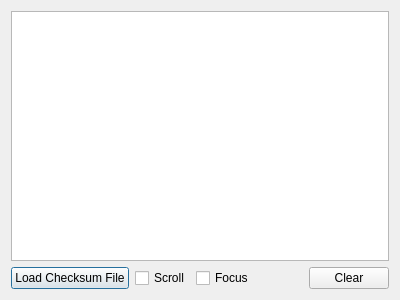
<?xml version="1.0" encoding="UTF-8"?>
<ui version="4.0">
 <class>Checksumview</class>
 <widget class="QDialog" name="Checksumview">
  <property name="geometry">
   <rect>
    <x>0</x>
    <y>0</y>
    <width>400</width>
    <height>300</height>
   </rect>
  </property>
  <property name="windowTitle">
   <string>Checksum Checker</string>
  </property>
  <layout class="QVBoxLayout" name="verticalLayout">
   <item>
    <widget class="QListView" name="listView">
     <property name="font">
      <font>
       <family>Courier</family>
      </font>
     </property>
     <property name="editTriggers">
      <set>QAbstractItemView::NoEditTriggers</set>
     </property>
     <property name="showDropIndicator" stdset="0">
      <bool>false</bool>
     </property>
    </widget>
   </item>
   <item>
    <layout class="QHBoxLayout" name="horizontalLayout">
     <item>
      <widget class="QPushButton" name="loadFile">
       <property name="text">
        <string>Load Checksum File</string>
       </property>
      </widget>
     </item>
     <item>
      <widget class="QCheckBox" name="checkBox_scroll">
       <property name="text">
        <string>Scroll</string>
       </property>
      </widget>
     </item>
     <item>
      <widget class="QCheckBox" name="check_Box_focus">
       <property name="text">
        <string>Focus</string>
       </property>
      </widget>
     </item>
     <item>
      <spacer name="horizontalSpacer">
       <property name="orientation">
        <enum>Qt::Horizontal</enum>
       </property>
       <property name="sizeHint" stdset="0">
        <size>
         <width>40</width>
         <height>20</height>
        </size>
       </property>
      </spacer>
     </item>
     <item>
      <widget class="QPushButton" name="clear">
       <property name="text">
        <string>Clear</string>
       </property>
      </widget>
     </item>
    </layout>
   </item>
  </layout>
 </widget>
 <resources/>
 <connections/>
</ui>
